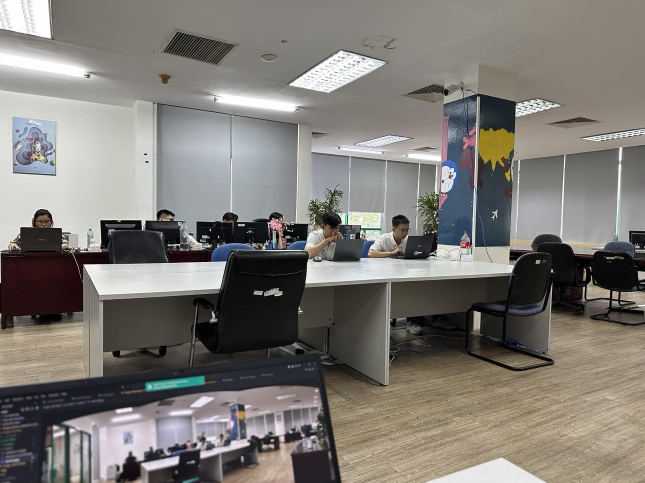
#> input picture cv2_stitch/images/real/1.jpg, 1290 x 966 px (shown at 1/2 size); its folder holds 4 pictures in this run
$ python image_stitching.py
#> lines starting #> are read from the running program, lines starting #| are printed output that depends on the picture
import cv2
import glob

def show_image(header, image):
    print("[CONSOLE] Showing image")
    cv2.imshow(header, image)
    cv2.waitKey()

def write_image(directory, image):
    print("[CONSOLE] Saving image")
    cv2.imwrite(directory, image)

def get_images(directory):
#> called with directory = './images/real/*.jpg'
    print("[CONSOLE] Accessing folder")
    image_paths = glob.glob(directory)
    print(image_paths)
    if len(image_paths) == 0:
        raise Exception("[CONSOLE] Invalid directory")
    images = []
    # Add image to memory
    print("[CONSOLE] Loading Images")
    for image_path in image_paths:
        image = cv2.imread(image_path)
#> image is the input picture: shape (966, 1290, 3); mean B, G, R 116.7, 121.7, 125.4
        images.append(image)
    print(f"[CONSOLE] Loaded {len(images)} image(s)")
    return images

def get_stitch_image(image_list):
    print("[CONSOLE] Stitching Images")
    # Stitch
    stitcher = cv2.Stitcher.create()
    stitch_status, stitched_image = stitcher.stitch(image_list)
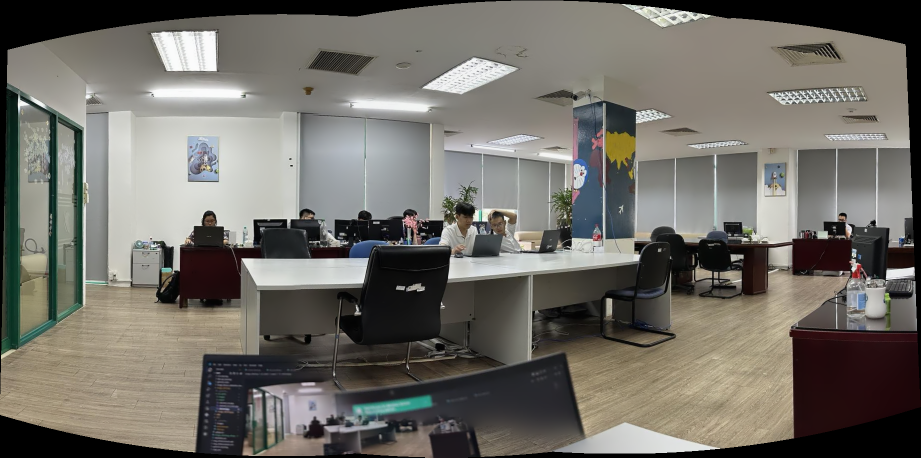
#> stitched_image: shape (915, 1841, 3) (shown at 1/2 size); mean of channels 0, 1, 2 102.8, 109.5, 112.4; drawn as B, G, R
    # Output
    if stitch_status == 0:
        print("[CONSOLE] Stitch successfully")
        return stitched_image
    else:
        raise Exception("[Console] Stitch failed")

def get_threshold_image(gray_image):
    print("[CONSOLE] Thresholding image")
    return cv2.threshold(gray_image, 0, 255, cv2.THRESH_BINARY)[1]

# Main
images = get_images("./images/real/*.jpg")
stitched_image = get_stitch_image(images)
# Output
show_image("Product", stitched_image)
write_image("./output/stitched_img.jpg", stitched_image)
